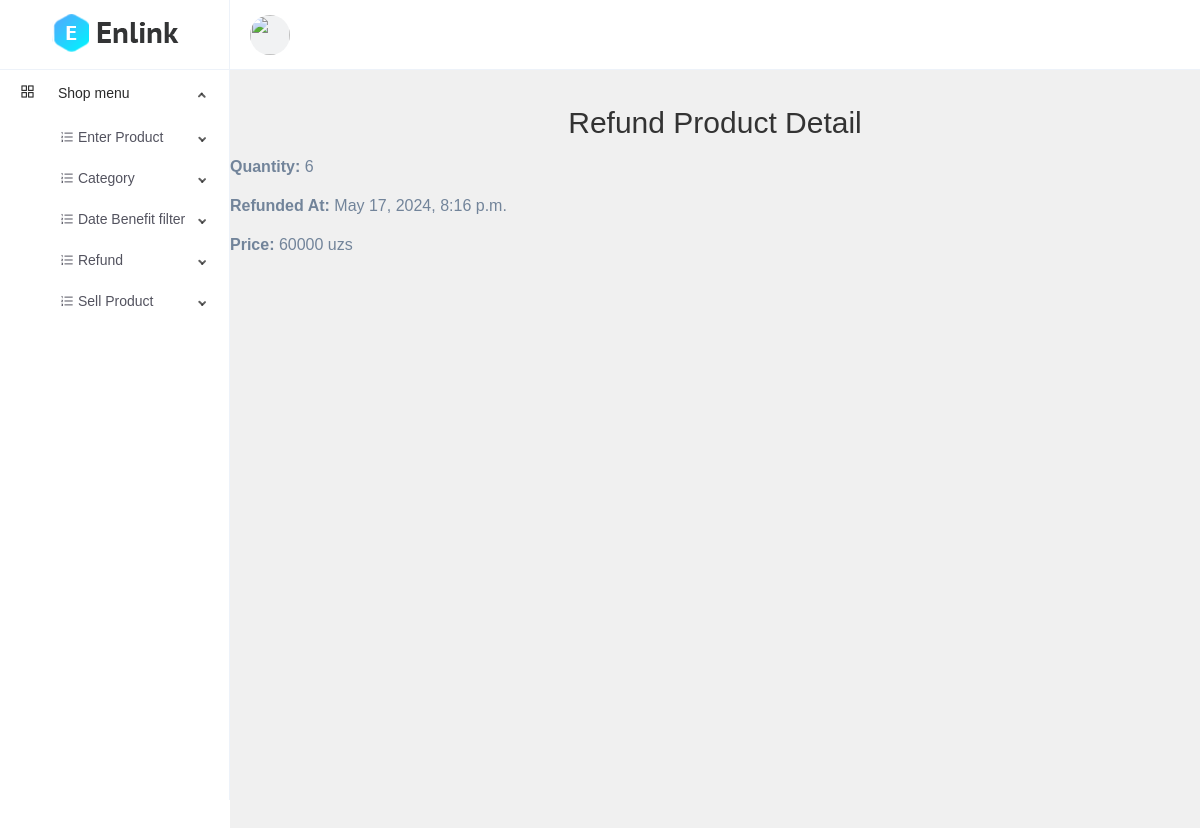
/refund-detail/4/, run on the app's committed database.
### main/models.py (models this page shows, shortened)
class Refund(models.Model):
    sell_product = models.OneToOneField(SellProduct, on_delete=models.CASCADE)
    refunded_at = models.DateTimeField(auto_now_add=True)
    @property
    def price(self):
        price = self.sell_product.price
        return price
    class Meta:
        ordering = ['-refunded_at']

class CodeGenerate(models.Model):
    code = models.CharField(max_length=255, blank=True, unique=True)
    class Meta:
        abstract = True

class SellProduct(CodeGenerate):
    product = models.ForeignKey(Product, on_delete=models.CASCADE)
    quantity = models.IntegerField()
    sold_at = models.DateField(auto_now_add=True)
    refunded = models.BooleanField(default=False)
    price = models.IntegerField(blank=True, null=True)
    class Meta:
        ordering = ['-sold_at']

### main/views.py (the view)
# urls.py: path('refund-detail/<int:id>/',views.refund_detail,name="refund_detail"),
def refund_detail(request,id):
    refund = models.Refund.objects.get(id=id)
    return render(request,'refund/detail.html',{'refund':refund})

### templates/refund/detail.html (shortened to what this page needs)
{% extends 'base.html' %}
{% block content %}
<!DOCTYPE html>
<html lang="en">
<head>
</head>
<body>
<h1>Refund Product Detail</h1>
<p><strong>Quantity:</strong> {{ refund.sell_product.quantity }}</p>
<p><strong>Refunded At:</strong> {{ refund.refunded_at }}</p>
<p><strong>Price:</strong> {{ refund.price }} uzs</p>
</body>
</html>
{% endblock %}

### templates/base.html (style rules this page uses)
body { padding-top: 100px; }

### templates/refund/detail.html (style rules this page uses)
body { font-family: Arial, sans-serif; background-color: #f0f0f0; margin: 0; padding: 0; padding-top:100px ; }
h1 { text-align: center; color: #333; }
p { margin-bottom: 10px; font-size: 16px; }
strong { font-weight: bold; }

### data on the page
Refund: sell_product.quantity "6", refunded_at "May 17, 2024, 8:16 p.m.", price "60000"
